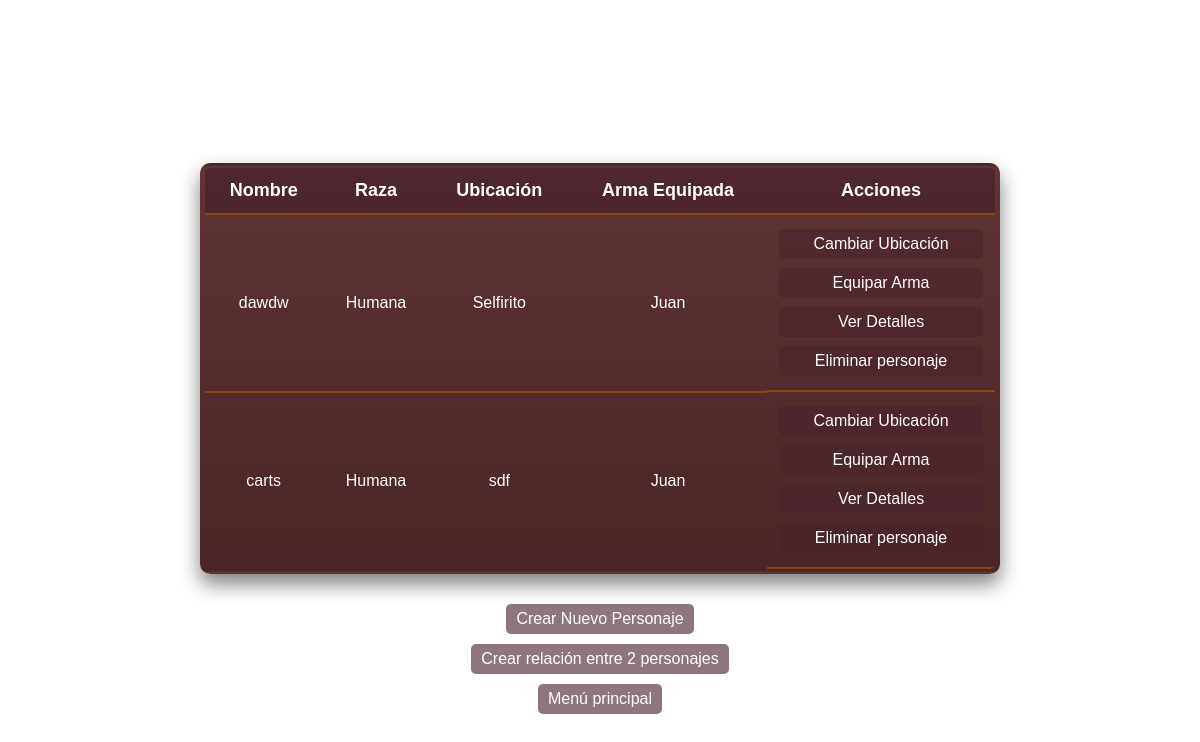
Screenshot of /character_list/ with the database file from the repository.
### character/models.py (models this page shows, shortened)
class Character(models.Model):
    name = models.CharField(max_length=50, unique=True)
    race = models.CharField(max_length=50, choices=[('elfo', 'Elfo'), ('humana', 'Humana'), ('Enano', 'Enano'), ('Hobbit', 'Hobbit')])
    faction = models.CharField(max_length=100)
    ubication = models.CharField(max_length=100)
    equipment = models.ManyToManyField(Equipment, blank=False, related_name='equipamiento' )
    arma_equipada = models.ForeignKey(Equipment, null=True, blank=True, on_delete=models.SET_NULL, related_name='arma_equipada')

### equipment/models.py (models this page shows, shortened)
class Equipment(models.Model):
    name = models.CharField(max_length=100, unique=True)
    tipo = models.CharField(max_length=50, choices=[('weapon', 'Weapon'), ('armor', 'Armor')])
    potencia = models.IntegerField()
    imagen = models.ImageField(upload_to='equipment/', null=True, blank=True)
    def __str__(self):
        return f"{self.name}"

### character/views.py (the view)
# urls.py: path('character_list/', views.CharacterListView.as_view(), name='character_list'),
class CharacterListView(ListView):
    model = Character
    template_name = "character_list.html"
    context_object_name = "characters"

### character/templates/character_list.html (shortened to what this page needs)
<!DOCTYPE html>
<html lang="en">
<head>
   <link rel="stylesheet" href="../static/character_list.css">
</head>
<body>
<h1>Listado de personajes</h1>
<table>
   <thead>
   <tr>
       <th>Nombre</th>
       <th>Raza</th>
       <th>Ubicación</th>
       <th>Arma Equipada</th>
       <th>Acciones</th>
   </tr>
   </thead>
   <tbody>
   {% for character in characters %}
       <tr>
           <td>{{ character.name }}</td>
           <td>{{ character.get_race_display }}</td>
           <td>{{ character.ubication }}</td>
           <td>{{ character.arma_equipada|default:"Sin arma" }}</td>
           <td>
               <a href="{% url 'character:change_ubication' character.id %}">Cambiar Ubicación</a>
               <a href="{% url 'character:equip_weapon' character.id %}">Equipar Arma</a>
               <a href="{% url 'character:detail_character' character.id %}">Ver Detalles</a>
               <a href="{% url 'character:delete_character' character.id %}">Eliminar personaje</a>
           </td>
       </tr>
   {% empty %}
       <tr>
           <td colspan="6">No hay personajes disponibles. <a href="{% url 'character:create_character' %}">Crear Nuevo Personaje</a></td>
       </tr>
   {% endfor %}
   </tbody>
</table>
{% if characters %}
   <a href="{% url 'character:create_character' %}">Crear Nuevo Personaje</a>
   <a href="{% url 'character:relacion_create' %}">Crear relación entre 2 personajes</a>
{% endif %}
   <a href="{% url 'character:principal_menu' %}">Menú principal</a>
</body>
</html>

### character/static/character_list.css (style rules this page uses)
* { padding: 0; margin: 0; box-sizing: border-box; }
body { font-family: sans-serif; color: white; background-image: url("images/fondo.webp"); background-size: cover; background-position: center; background-repeat: no-repeat; display: flex; flex-direction: column; align-items: center; justify-content: center; min-height: 100vh; padding: 20px; }
h1 { font-size: 32px; margin-bottom: 20px; text-align: center; }
table { width: 90%; max-width: 800px; border-collapse: collapse; background: linear-gradient(to bottom, #5e3334, #492627); border: 5px solid saddlebrown; border-radius: 10px; overflow: hidden; box-shadow: 0px 10px 20px rgba(0, 0, 0, 0.5); color: white; margin: 25px; }
thead { background-color: rgba(73, 36, 45, 0.8); }
th, td { padding: 12px; text-align: center; border-bottom: 2px solid saddlebrown; }
th { font-size: 18px; }
a { font-size: 16px; color: white; text-decoration: none; padding: 6px 10px; border-radius: 5px; margin: 5px; background-color: rgba(73, 36, 45, 0.62); transition: background-color 0.35s ease, color 0.35s ease; }
tr td:last-child { display: flex; flex-direction: column; gap: 5px; }
tr td:last-child a { display: inline-block; margin: 2px 0; }

### rows the page displays
Character: name "dawdw", race "Humana", ubication "Selfirito", arma_equipada "Juan"
Character: name "carts", race "Humana", ubication "sdf", arma_equipada "Juan"
